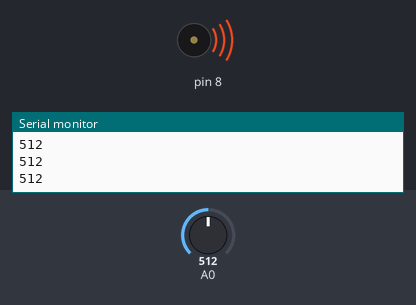
A sketch run on a simulated Arduino Uno, built with avr-gcc and run on an emulated ATmega328P. Parts: buzzer (waves = sounding), the last lines printed to the serial monitor. Inputs (shaded band) come from the test bench; at power-on: A0 = 512.

Above: at 1.2 s.
1.3 s: A0 set to 490
At 2.2 s:
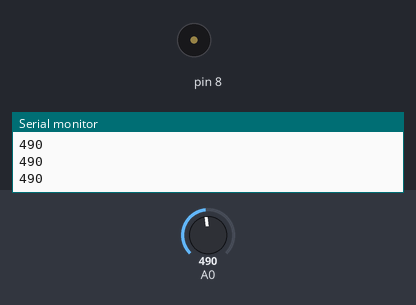
2.8 s: A0 set to 510
At 3.5 s:
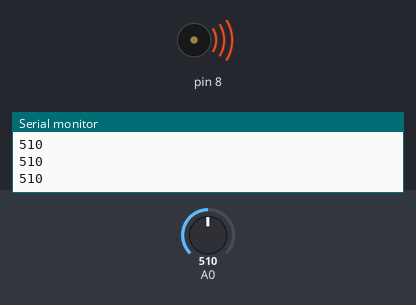
4.3 s: A0 set to 523
5.8 s: A0 set to 548
At 7.0 s:
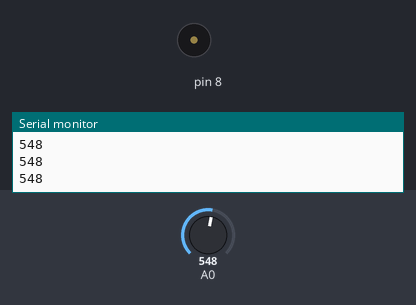
Timing chart, 0 to 8.3 s (numbered marks = the images above; inputs shaded):
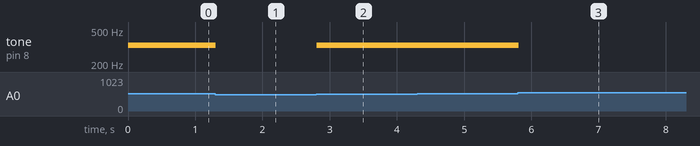

Measured:
- the behaviour switches between 500 and 499 on A0 (found by bisection; images 0 and 1)
- the behaviour switches between 530 and 531 on A0 (found by bisection; images 2 and 3)
- after the input at 1.3 s, tone on pin 8: 330 Hz → silent at once
- after the input at 2.8 s, tone on pin 8: silent → 330 Hz at once
- after the input at 5.8 s, tone on pin 8: 330 Hz → silent at once

The sketch:

resistor_ladder_piano.ino
```cpp
int notes[] = {262, 294, 330, 349};

void setup() {
  // Start serial
  Serial.begin(9600);

}

void loop() {
  // capture the analog reading and print the reading to serial
  int keyVal = analogRead(A0);
  Serial.println(keyVal);

  // Determine which button is being pressed and play the appropriate tone
  if (keyVal > 1020) {
    tone(8, notes[0]);
  }
  else if (keyVal >= 990 && keyVal <= 1010) {
    tone(8, notes[1]);
  }
  else if (keyVal >= 500 && keyVal <= 530) {
    tone(8, notes[2]);
  }
  else if (keyVal >= 5 && keyVal <= 15) {
    tone(8, notes[3]);
  }
  else {
    noTone(8);
  }

}
```
